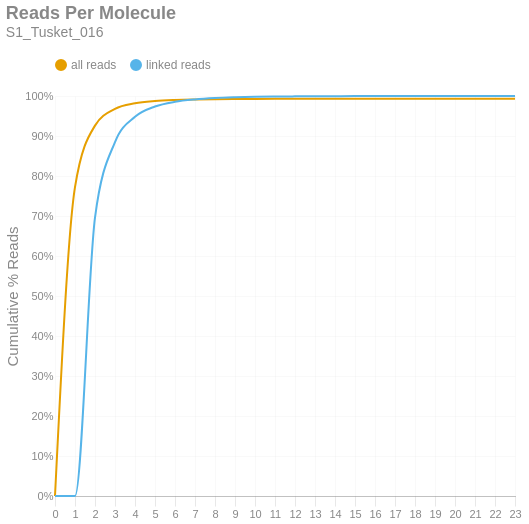

Notebook source saved alongside this figure:
### Markdown cell above
### Reads per Molecule
This chart shows the cumulative distribution of the number of reads per linked molecule. That is, how many alignments are associated with a unique molecule. This excludes the number of reads associated with invalid or absent linked-read barcodes. The `linked` histogram is the percentages recalculated when disregarding singletons.

### Code cell
if SKIPLR:
    print_html(f"Skipped")
else:
    counts = np.bincount(valids['reads'].cast(pl.Int64).to_numpy())
    weighted = counts * np.arange(len(counts))
    all_perc = weighted / n_reads
    linked_perc = weighted / n_linked_reads
    linked_perc[1] = 0
    binned_df = pl.DataFrame({
        'readsper': list(range(len(counts))),
        'all reads (cumsum)': np.cumsum(all_perc).tolist(),
        'linked reads (cumsum)': np.cumsum(linked_perc).tolist(),
    })

    with SafeRender(binned_df):
        (
            density_plot(binned_df, 'Reads Per Molecule', samplename, 'readspmol')
            .encode(
                x=alt.X('readsper:O', title=None).axis(labelAngle=0).scale(padding=0),
                y=alt.Y('value:Q', title='Cumulative % Reads').axis(format='%').stack(False),
                color=alt.Color("key:N").scale(domain=["all reads", "linked reads"]),
                tooltip=[
                    alt.Tooltip("key:N", title="Data Type"),
                    alt.Tooltip("readsper:O", title="Reads Per Molecule"),
                    alt.Tooltip("value:Q", format=".2%", title="% Reads (Cum.)")
                ]            
            )
        ).display()

### Figure 1 — Vega-Lite specification as saved in the notebook (floating-point values rounded to 4 significant figures)
{"width": "container", "height": 400, "config": {"title": {"anchor": "start", "dy": -15, "fontSize": 18, "color": "#888888", "subtitleColor": "#888888", "subtitleFontSize": 14}, "arc": {"fill": "#0072B2"}, "axis": {"domainColor": "#888888", "domainWidth": 0.5, "gridWidth": 0.2, "grid": false, "titleFontWeight": 400, "titleFontSize": 15, "labelFontSize": 11, "labelColor": "#888888", "tickColor": "#888888", "tickWidth": 0.2, "titleColor": "#888888"}, "axisBand": {"grid": false}, "axisX": {"grid": true, "tickSize": 10, "domainCap": "round"}, "axisY": {"domain": false, "grid": true, "tickSize": 0, "domainCap": "round"}, "background": "transparent", "header": {"labelFontSize": 15, "labelColor": "#888888", "titleFontSize": 15, "titleFontWeight": 600, "titleColor": "#888888"}, "legend": {"labelFont": "sans-serif", "labelFontSize": 12, "labelColor": "#888888", "symbolSize": 100, "symbolType": "circle", "titleFontSize": 12, "titlePadding": 10, "titleColor": "#888888", "title": null, "orient": "top"}, "range": {"category": ["#E69F00", "#56B4E9", "#009E73", "#F0E442", "#0072B2", "#D55E00", "#CC79A7", "#000000"], "diverging": ["#cfe8f3", "#a2d4ec", "#73bfe2", "#46abdb", "#1696d2", "#12719e"]}, "area": {"fill": "#0072B2", "fillOpacity": 0.7, "line": true, "strokeOpacity": 0.7}, "line": {"color": "#0072B2", "stroke": "#0072B2", "strokeWidth": 2}, "trail": {"color": "#0072B2", "stroke": "#0072B2", "strokeWidth": 0, "size": 1}, "point": {"filled": true, "fillOpacity": 1.0, "size": 95}, "text": {"color": "#888888", "fontSize": 11, "align": "right", "fontWeight": 400, "size": 11}, "bar": {"fill": "#0072B2", "stroke": null}, "view": {"stroke": null, "continuousWidth": 660, "continuousHeight": 400}}, "data": {"name": "data-e69c0f4c121549ca8fbd66a10aeeb5d5"}, "mark": {"type": "line", "interpolate": "monotone", "point": {"opacity": 0, "size": 275}}, "encoding": {"color": {"field": "key", "scale": {"domain": ["all reads", "linked reads"]}, "type": "nominal"}, "tooltip": [{"field": "key", "title": "Data Type", "type": "nominal"}, {"field": "readsper", "title": "Reads Per Molecule", "type": "ordinal"}, {"field": "value", "format": ".2%", "title": "% Reads (Cum.)", "type": "quantitative"}], "x": {"axis": {"labelAngle": 0}, "field": "readsper", "scale": {"padding": 0}, "title": null, "type": "ordinal"}, "y": {"axis": {"format": "%"}, "field": "value", "stack": false, "title": "Cumulative % Reads", "type": "quantitative"}}, "params": [{"name": "param_c36ac31b6afebe62", "select": {"type": "point", "fields": ["key"]}, "bind": "legend"}], "title": {"text": "Reads Per Molecule", "subtitle": "S1_Tusket_016"}, "transform": [{"fold": ["all reads (cumsum)", "linked reads (cumsum)"]}, {"calculate": "replace(datum.key, ' (cumsum)', '')", "as": "key"}, {"filter": {"param": "param_c36ac31b6afebe62"}}], "usermeta": {"embedOptions": {"downloadFileName": "S1_Tusket_016.readspmol"}}, "$schema": "https://vega.github.io/schema/vega-lite/v6.1.0.json", "datasets": {"data-e69c0f4c121549ca8fbd66a10aeeb5d5": [{"readsper": 0, "all reads (cumsum)": 0.0, "linked reads (cumsum)": 0.0}, {"readsper": 1, "all reads (cumsum)": 0.7722, "linked reads (cumsum)": 0.0}, {"readsper": 2, "all reads (cumsum)": 0.926, "linked reads (cumsum)": 0.6959}, {"readsper": 3, "all reads (cumsum)": 0.9677, "linked reads (cumsum)": 0.8849}, {"readsper": 4, "all reads (cumsum)": 0.9817, "linked reads (cumsum)": 0.948}, {"readsper": 5, "all reads (cumsum)": 0.9873, "linked reads (cumsum)": 0.9737}, {"readsper": 6, "all reads (cumsum)": 0.9899, "linked reads (cumsum)": 0.9854}, {"readsper": 7, "all reads (cumsum)": 0.9912, "linked reads (cumsum)": 0.9914}, {"readsper": 8, "all reads (cumsum)": 0.992, "linked reads (cumsum)": 0.9948}, {"readsper": 9, "all reads (cumsum)": 0.9924, "linked reads (cumsum)": 0.9967}, {"readsper": 10, "all reads (cumsum)": 0.9927, "linked reads (cumsum)": 0.9979}, {"readsper": 11, "all reads (cumsum)": 0.9929, "linked reads (cumsum)": 0.9986}, {"readsper": 12, "all reads (cumsum)": 0.993, "linked reads (cumsum)": 0.9991}, {"readsper": 13, "all reads (cumsum)": 0.993, "linked reads (cumsum)": 0.9994}, {"readsper": 14, "all reads (cumsum)": 0.9931, "linked reads (cumsum)": 0.9996}, {"readsper": 15, "all reads (cumsum)": 0.9931, "linked reads (cumsum)": 0.9997}, {"readsper": 16, "all reads (cumsum)": 0.9931, "linked reads (cumsum)": 0.9999}, {"readsper": 17, "all reads (cumsum)": 0.9931, "linked reads (cumsum)": 0.9999}, {"readsper": 18, "all reads (cumsum)": 0.9931, "linked reads (cumsum)": 0.9999}, {"readsper": 19, "all reads (cumsum)": 0.9931, "linked reads (cumsum)": 1.0}, {"readsper": 20, "all reads (cumsum)": 0.9931, "linked reads (cumsum)": 1.0}, {"readsper": 21, "all reads (cumsum)": 0.9931, "linked reads (cumsum)": 1.0}, {"readsper": 22, "all reads (cumsum)": 0.9931, "linked reads (cumsum)": 1.0}, {"readsper": 23, "all reads (cumsum)": 0.9932, "linked reads (cumsum)": 1.0}]}}
